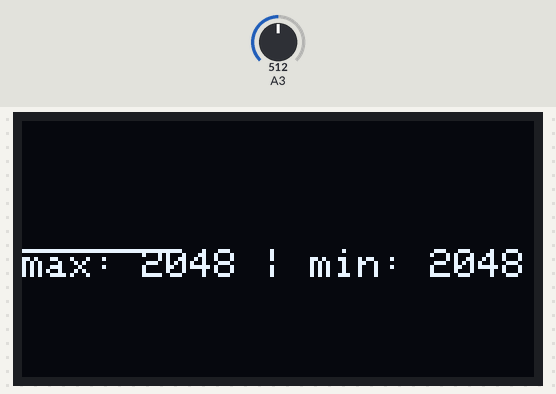
Bench run of a sketch on a simulated Arduino Zero (SAMD21). On the bench: 128×64 one-colour display. Inputs (shaded band) come from the test bench; at power-on: A3 = 512 (analog values on the 0–1023 scale). The display library's start-up logo is not drawn.

Above: at 3.2 s.
3.3 s: A3 set to 716
At 3.52 s:
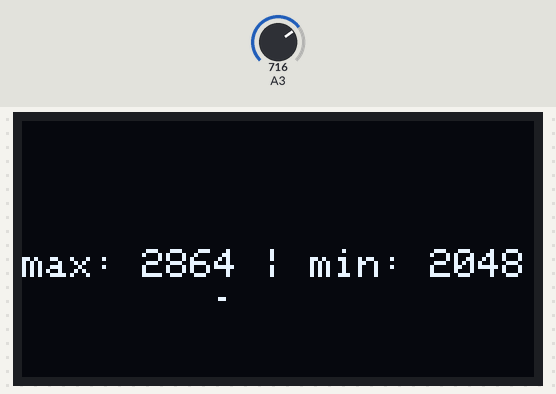
4.8 s: A3 set to 900
At 5.06 s:
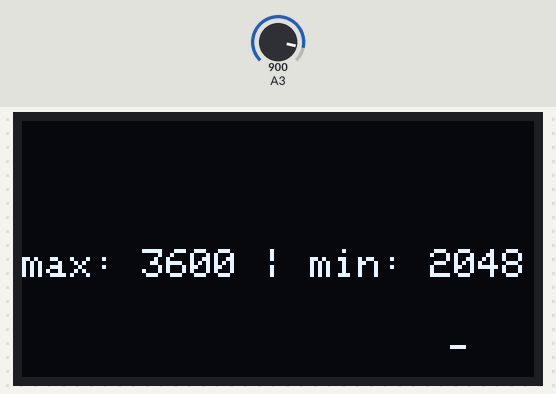
6.4 s: A3 set to 1023
At 6.61 s:
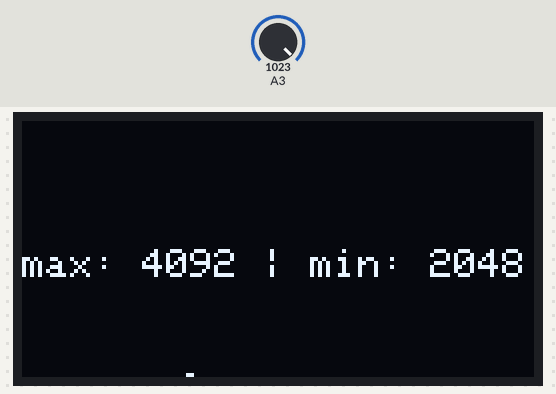
Timing chart, 0 to 9.4 s (numbered marks = the images above; inputs shaded):
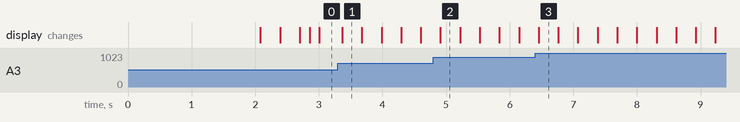

The sketch:

CV_input_tester_SAMD21.ino
```cpp
#include <Wire.h>
#include <Adafruit_GFX.h>
#include <Adafruit_SSD1306.h>

#define SCREEN_WIDTH 128 // OLED display width, in pixels
#define SCREEN_HEIGHT 64 // OLED display height, in pixels

#define OLED_RESET     -1 // Reset pin # (or -1 if sharing Arduino reset pin)
#define SCREEN_ADDRESS 0x3C ///< See datasheet for Address; 0x3D for 128x64, 0x3C for 128x32
Adafruit_SSD1306 display(SCREEN_WIDTH, SCREEN_HEIGHT, &Wire, OLED_RESET);

int x = 0;
int hi = 0;
int low = 4095;

void setup() {
  Serial.begin(9600);

  // SSD1306_SWITCHCAPVCC = generate display voltage from 3.3V internally
  if(!display.begin(SSD1306_SWITCHCAPVCC, SCREEN_ADDRESS)) {
    Serial.println(F("SSD1306 allocation failed"));
    for(;;); // Don't proceed, loop forever
  }

  // Show initial display buffer contents on the screen --
  // the library initializes this with an Adafruit splash screen.
  display.display();
  delay(2000); // Pause for 2 seconds

  // Clear the buffer
  display.clearDisplay();

  analogReadResolution(12);
  analogReference(AR_DEFAULT);
}

void loop() {
  // put your main code here, to run repeatedly:
  int value = analogRead(A3);

  display.setTextSize(1);      // Normal 1:1 pixel scale
  display.setTextColor(SSD1306_WHITE); // Draw white text
  display.setCursor(0, 32);     // Start at top-left corner
  display.cp437(true);         // Use full 256 char 'Code Page 437' font
  display.println("max: " + String(hi) + " | min: " + String(low));

  if(value > hi) {
    hi = value;
    display.clearDisplay();
  }
  if( value < low) {
    low = value;
    display.clearDisplay();
  }

  display.drawPixel(x, value / 64, SSD1306_WHITE);

  display.display();

  x += 1;

  if(x >= 128) {
    display.clearDisplay();
    x = 0;
  }
}
```
